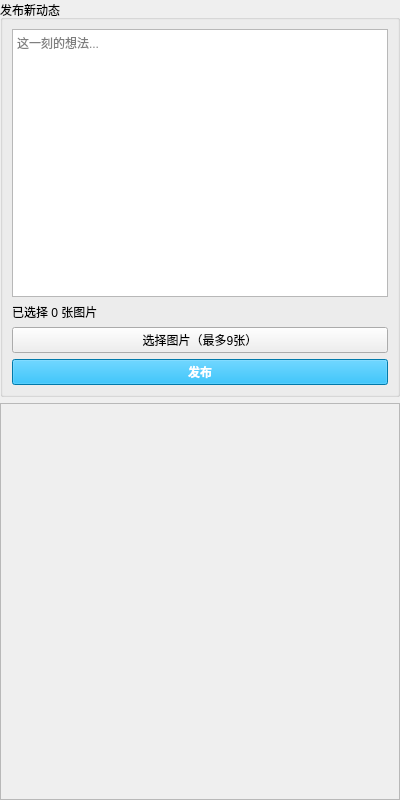
<?xml version="1.0" encoding="UTF-8"?>
<ui version="4.0">
 <class>TravelMoment</class>
 <widget class="QWidget" name="TravelMoment">
  <property name="geometry">
   <rect>
    <x>0</x>
    <y>0</y>
    <width>400</width>
    <height>800</height>
   </rect>
  </property>
  <property name="windowTitle">
   <string>旅行动态</string>
  </property>
  <layout class="QVBoxLayout" name="verticalLayout">
   <property name="margin">
    <number>0</number>
   </property>
   <item>
    <!-- 发布区域 -->
    <widget class="QGroupBox" name="groupBox">
     <property name="title">
      <string>发布新动态</string>
     </property>
     <layout class="QVBoxLayout" name="verticalLayout_2">
      <item>
       <widget class="QTextEdit" name="contentEdit">
        <property name="placeholderText">
         <string>这一刻的想法...</string>
        </property>
        <property name="maximumHeight">
         <number>120</number>
        </property>
       </widget>
      </item>
      <item>
       <widget class="QLabel" name="imagePreview">
        <property name="text">
         <string>已选择 0 张图片</string>
        </property>
       </widget>
      </item>
      <item>
       <widget class="QPushButton" name="selectImageBtn">
        <property name="text">
         <string>选择图片（最多9张）</string>
        </property>
       </widget>
      </item>
      <item>
       <widget class="QPushButton" name="publishBtn">
        <property name="text">
         <string>发布</string>
        </property>
        <property name="styleSheet">
         <string>background:#00aaee;color:white;font-weight:bold;</string>
        </property>
       </widget>
      </item>
     </layout>
    </widget>
   </item>
   <item>
    <!-- 动态流 -->
    <widget class="QScrollArea" name="scrollArea">
     <property name="widgetResizable">
      <bool>true</bool>
     </property>
     <widget class="QWidget" name="scrollAreaWidgetContents">
      <layout class="QVBoxLayout" name="verticalLayout_3">
       <property name="spacing">
        <number>0</number>
       </property>
       <property name="margin">
        <number>0</number>
       </property>
       <item>
        <layout class="QVBoxLayout" name="momentListLayout">
         <property name="spacing">
          <number>12</number>
         </property>
         <property name="leftMargin">
          <number>10</number>
         </property>
         <property name="rightMargin">
          <number>10</number>
         </property>
        </layout>
       </item>
      </layout>
     </widget>
    </widget>
   </item>
  </layout>
 </widget>
 <resources/>
 <connections/>
</ui>
